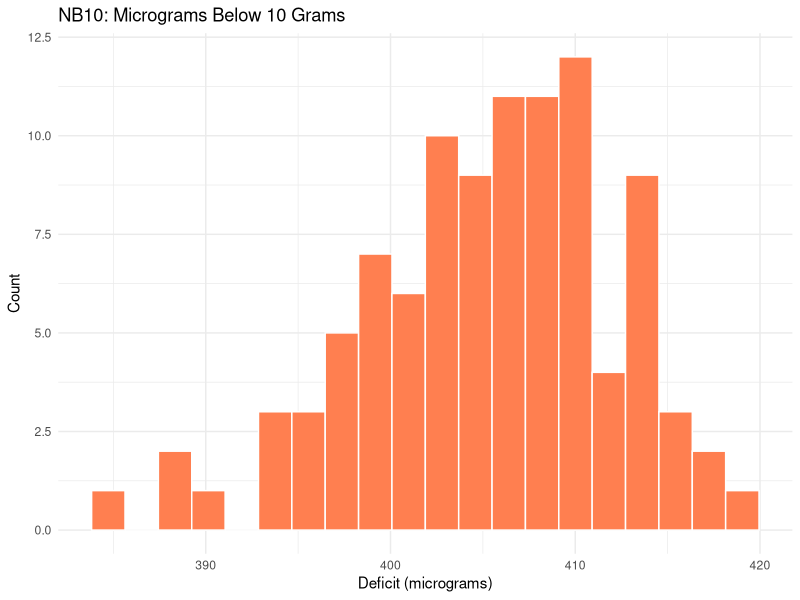
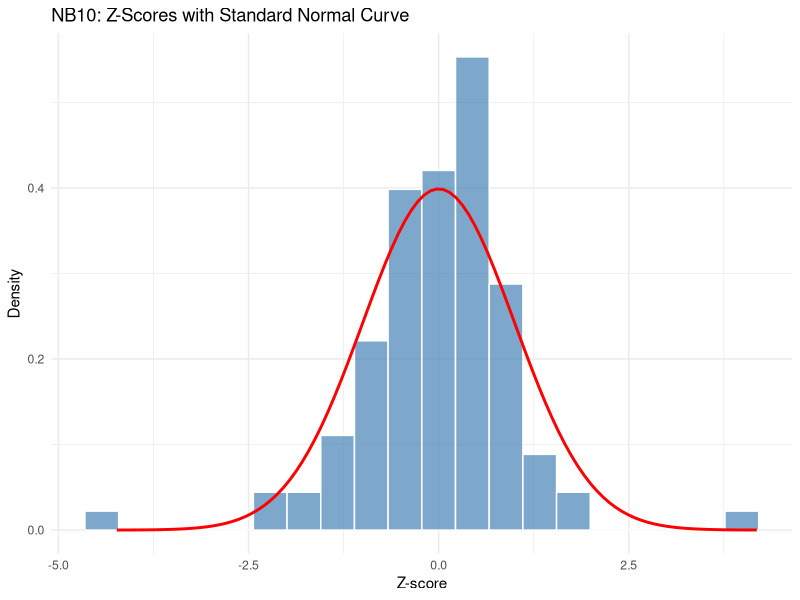

Here is the R script that generated these plots, in order:
## ---- chunk 1
#| label: setup
#| include: false

library(tidyverse)
library(knitr)
## ---- chunk 2
#| label: lit-digest-tbl
#| echo: false

lit_digest_tbl <- tibble::tribble(
  ~Source, ~`FDR Predicted %`, 
  "Literary Digest (n = 2.4 million)", 43L, 
  "Gallup prediction of Digest", 44L, 
  "Gallup prediction of election (n = 50,000)", 56L, 
  "Actual election result", 62L
)

lit_digest_tbl |> knitr::kable()
## ---- chunk 3
#| label: truman-dewey-tbl
#| echo: false

truman_dewey_tbl <- tibble::tribble(
  ~Source, ~Truman, ~Dewey, ~Thurmond, ~Wallace, 
  "Crossley", 45L, 50L, 2L, 3L, 
  "Gallup", 44L, 50L, 2L, 4L, 
  "Roper", 38L, 53L, 5L, 4L, 
  "**Actual result**", 50L, 45L, 3L, 2L
)

truman_dewey_tbl |> knitr::kable()
## ---- chunk 4
#| label: us-elections-tbl
#| echo: false

us_elections_48_04 <- tibble::tribble(
  ~Year, ~`Sample Size`, ~Winner, ~`Gallup %`, ~`Actual %`, ~Error, 
  1952, 5385, "Eisenhower", 51.0, 55.1, -4.1,  
  1960, 8015, "Kennedy", 51.0, 49.7, 1.3,  
  1976, 3439, "Carter", 48.0, 50.1, -2.1,  
  1984, 3456, "Reagan", 59.0, 58.8, 0.2,  
  2000, 3571, "Bush", 48.0, 47.9, 0.1, 
  2004, 2014, "Bush", 49.0, 50.6, -1.6
)

us_elections_48_04 |> knitr::kable(digits = 1)
## ---- chunk 5
#| label: salk-nfip
#| echo: false

salk_nfip <- tibble::tribble(
  ~Grade, ~Group, ~Size, ~`Polio Rate (per 100k)`, 
  "2", "Vaccinated (consent)", "225,000", 25, 
  "1, 3", "Control", "725,000", 54, 
  "2", "No consent", "125,000", 44
)

salk_nfip |> knitr::kable()
## ---- chunk 6
#| label: salk-blind
#| echo: false

salk_blind <- tibble::tribble(
  ~Group, ~Size, ~`Polio Rate (per 100k)`, 
  "Vaccinated", "200,000", 28, 
  "Placebo control", "200,000", 71, 
  "No consent", "350,000", 46
)

salk_blind |> knitr::kable()
## ---- chunk 7
#| label: portacaval-tbl
#| echo: false

portacaval_tbl <- tibble::tribble(
  ~`Study Design`, ~`Marked Enthusiasm`, ~Moderate, ~None,
  "No controls", 24, 7, 1, 
  "Controls, not randomized", 10, 3, 2, 
  "Randomized controlled", 0, 1, 3 
)

portacaval_tbl |> knitr::kable()
## ---- chunk 8
#| label: shunt-survival
#| echo: false

shunt_survival <- tibble::tribble(
  ~Design, ~`Surgery Survival %`, ~`Control Survival %`, 
  "Randomized", 60, 60, 
  "Non-randomized", 60, 45
)

shunt_survival |> knitr::kable()
## ---- chunk 9
#| label: NB10-data
#| echo: false

# Simulated data matching the chapter's description
set.seed(42)
NB10_deficit <- rnorm(100, mean = 405, sd = 6.5)
## ---- chunk 10
#| label: fig-NB10
#| echo: false
#| fig-height: 4

tibble(deficit = NB10_deficit) |>
  ggplot(aes(x = deficit)) +
  geom_histogram(bins = 20, fill = "coral", color = "white") +
  labs(
    title = "NB10: Micrograms Below 10 Grams",
    x = "Deficit (micrograms)",
    y = "Count"
  ) +
  theme_minimal()
## ---- chunk 11
#| label: fig-NB10-zscore
#| echo: false
#| fig-height: 4

# Add a couple of outliers to match chapter description
NB10_with_outliers <- c(NB10_deficit, 370, 440)
z_scores <- (NB10_with_outliers - mean(NB10_with_outliers)) / sd(NB10_with_outliers)

tibble(z = z_scores) |>
  ggplot(aes(x = z)) +
  geom_histogram(aes(y = after_stat(density)), bins = 20, 
                 fill = "steelblue", color = "white", alpha = 0.7) +
  stat_function(fun = dnorm, color = "red", linewidth = 1) +
  labs(
    title = "NB10: Z-Scores with Standard Normal Curve",
    x = "Z-score",
    y = "Density"
  ) +
  theme_minimal()
